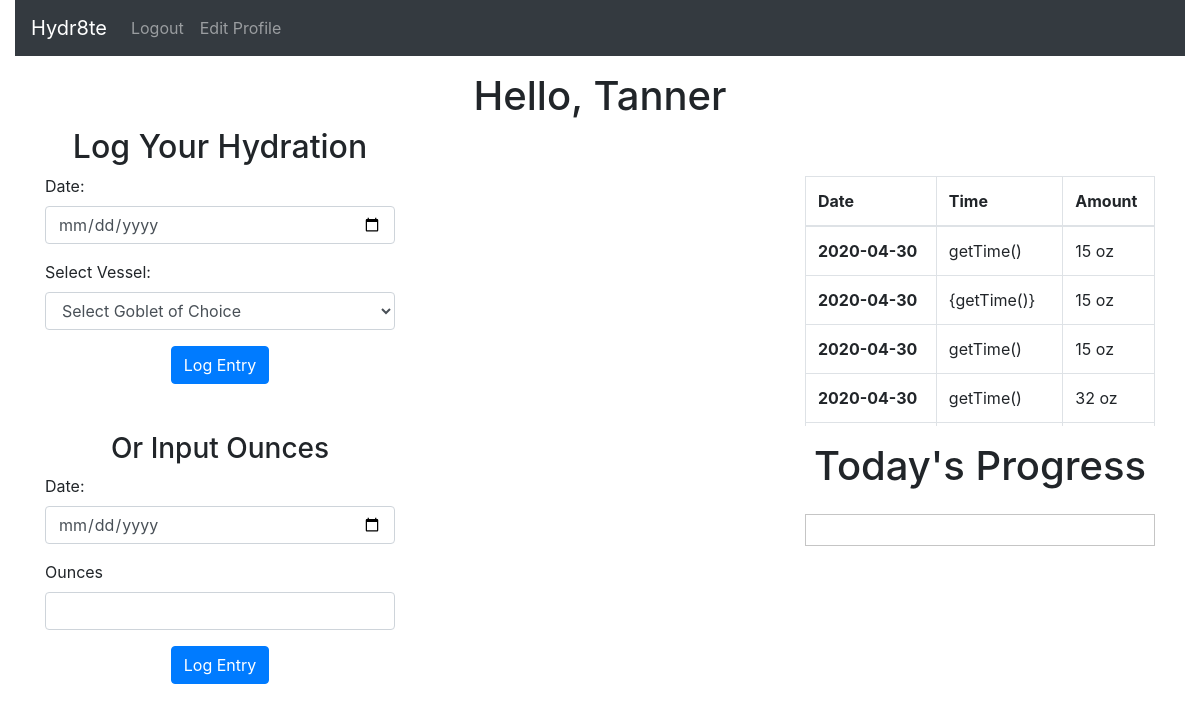
Page /home (signed in) on the committed database.
### app.py (models this page shows, shortened)
class User(db.Model):
    __tablename__ = "users"
    id = db.Column(db.Integer, primary_key=True)
    first_name = db.Column(db.String(255))
    last_name = db.Column(db.String(255))
    email = db.Column(db.String(255))
    password = db.Column(db.String(255))
    created_at = db.Column(db.DateTime, server_default=func.now())
    updated_at = db.Column(db.DateTime, server_default=func.now(), onupdate=func.now())

class Entry(db.Model):
    __tablename__ = "entries"
    id = db.Column(db.Integer, primary_key=True)
    amount = db.Column(db.Integer)
    author_id = db.Column(db.Integer, db.ForeignKey("users.id", ondelete="cascade"), nullable=False)
    author = db.relationship('User', foreign_keys=[author_id], backref="user_entries")
    entry_time = db.Column(db.String)
    consump_date = db.Column(db.String)
    created_at = db.Column(db.DateTime, server_default=func.now())
    updated_at = db.Column(db.DateTime, server_default=func.now(), onupdate=func.now())

### app.py (the view)
@app.route('/home')
def success():
    if 'user_id' not in session:
        return redirect("/")
    else:
        user = User.query.get(session['user_id'])
        all_entries_by_user = Entry.query.filter_by(author_id=session['user_id']).order_by(Entry.consump_date.desc()).all()
        date = datetime.now()
        date_str = date.strftime("%Y-%m-%d")
        print(date_str)
        consumption = Entry.query.filter_by(author_id=session['user_id']).filter_by(consump_date=date_str).all()
        print(consumption)
        today_consumption = 0
        for entry in consumption:
            today_consumption += entry.amount
        if today_consumption >= 64:
            flash("You hit your hydration goal of 64 oz!", "success")
        return render_template("home.html", user=user, entries=all_entries_by_user, consumption=today_consumption)

### templates/home.html (shortened to what this page needs)
<!DOCTYPE html>
<html lang="en">
<head>
<link rel="stylesheet" href="https://cdnjs.cloudflare.com/ajax/libs/twitter-bootstrap/4.4.1/css/bootstrap.min.css">
<link rel="stylesheet" href="https://cdnjs.cloudflare.com/ajax/libs/font-awesome/5.11.2/css/all.min.css">
</head>
<body>
  <div class="container-fluid">
    <div class="row">
      <div class="col">
        <nav class="navbar navbar-expand-lg navbar-dark bg-dark">
          <a class="navbar-brand" href="/home">Hydr8te</a>
          <div class="collapse navbar-collapse" id="navbarNav">
            <ul class="navbar-nav mr-auto">
              <li class="nav-item">
                <a class="nav-link text-white-50" href="/logout">Logout</a>
              </li>
              <li class="nav-item">
                <a class="nav-link text-white-50" href="/edit_profile">Edit Profile</a>
              </li>
            </ul>
          </div>
        </nav>
      </div>
    </div>
    <div class="container">
      <div class="row mt-3">
        <div class="col">
          <h1 class="text-center">Hello, {{ user.first_name }}</h1>
        </div>
      </div>
        <div class="row">
          <div class="col">
            <form action="/add_entry" method="POST">
              <div class="form-group">
                <h2 class="text-center">Log Your Hydration</h2>
                <label for="Date">Date: </label>
                <input type="date" class="form-control" name="consump_date" required>
              </div>
              <div class="form-group">
                <label for="amount of water">Select Vessel: </label>
                <select class="form-control" name="quantity" required>
                  <option value="" disabled selected>Select Goblet of Choice</option>
                </select>
              </div>
              <div class="d-flex justify-content-center mt-2">
                <button type="submit" class="btn btn-primary">Log Entry</button>
              </div>
            </form>
            <form action="/add_entry" method="POST">
                <h3 class="text-center mt-5">Or Input Ounces</h3>
                <div class="form-group">
                  <label for="Date">Date: </label>
                  <input type="date" class="form-control" name="consump_date" required>
                </div>
                <div class="form-group">
                  <label for="ounces">Ounces</label>
                  <input type="text" class="form-control" name="quantity" required>
                </div>
              <div class="d-flex justify-content-center mt-2">
                <button type="submit" class="btn btn-primary">Log Entry</button>
              </div>
            </form>
          </div>
          <div class="col">
          </div>
          <div class="col mt-5">
            <div style="overflow: auto; max-height: 250px; height: 250px;">
              <table class="table table-bordered">
                <thead>
                  <tr>
                    <th>Date</th>
                    <th>Time</th>
                    <th>Amount</th>
                  </tr>
                </thead>
                <tbody>
                  {% for entry in entries %}
                  <tr>
                    <th>{{ entry.consump_date }}</th>
                    <td>{{ entry.entry_time }}</td>
                    <td>{{ entry.amount }} oz</td>
                  </tr>
                  {% endfor %}
                </tbody>
              </table>
            </div>
            <h1 class="text-center mt-3 mb-4">Today's Progress</h1>
              <div id="progressbar">
              </div>
          </div>
        </div>
      </div>
    </div>
<link rel="stylesheet" href="//code.jquery.com/ui/1.12.1/themes/start/jquery-ui.css">
  <link rel="stylesheet" href="https://cdnjs.cloudflare.com/ajax/libs/jqueryui/1.12.1/jquery-ui.min.css" />
</body>
</html>

### rows in the picture
User: first_name "Tanner"
Entry: consump_date "2020-04-30", entry_time "getTime()", amount "15"
Entry: consump_date "2020-04-30", entry_time "{getTime()}", amount "15"
Entry: consump_date "2020-04-30", entry_time "getTime()", amount "15"
Entry: consump_date "2020-04-30", entry_time "getTime()", amount "32"
